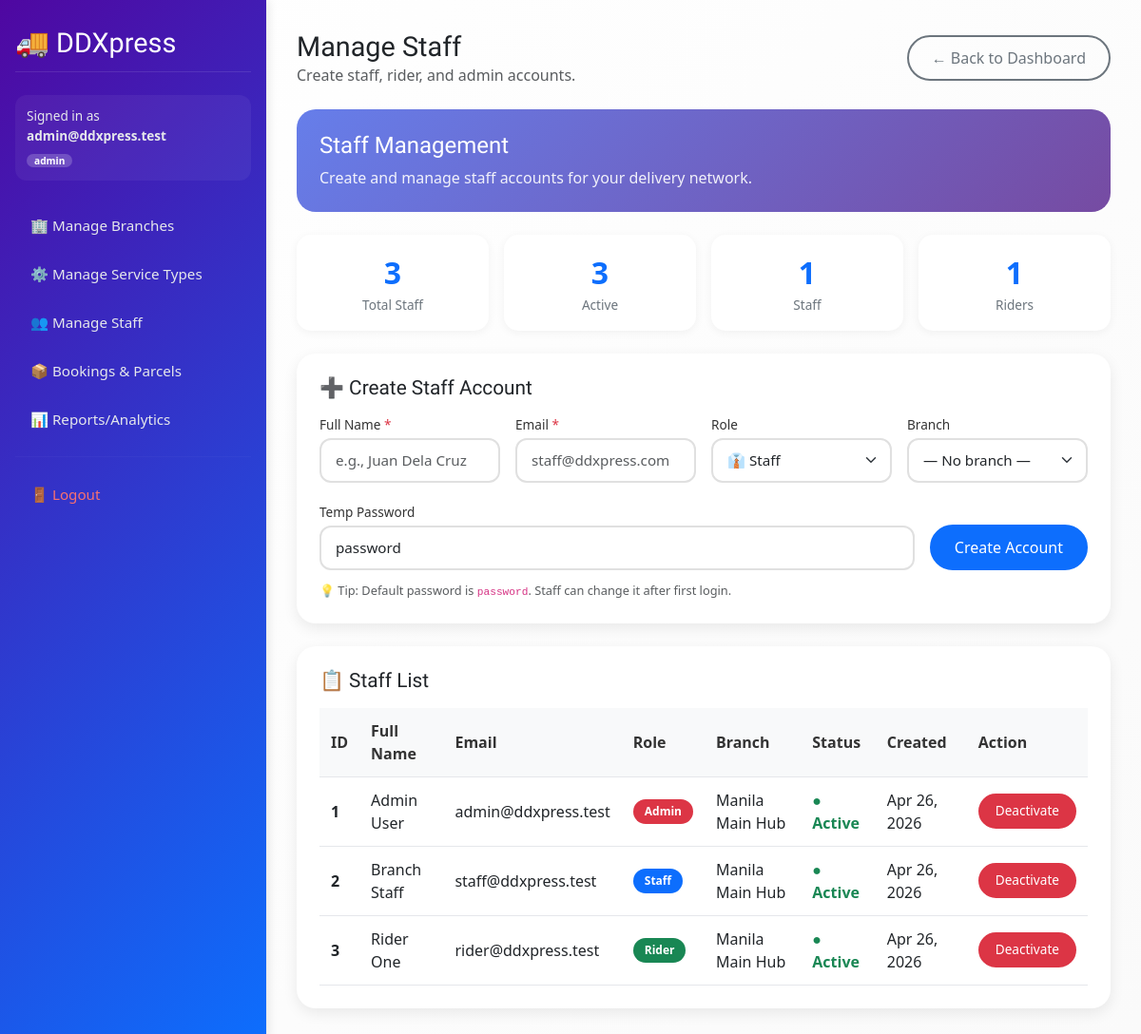
The app's page /admin/staff.php (signed in) with its own data.
### tables this page shows
CREATE TABLE staff (
  id INT AUTO_INCREMENT PRIMARY KEY,
  full_name VARCHAR(120) NOT NULL,
  email VARCHAR(190) NOT NULL UNIQUE,
  password_hash VARCHAR(255) NOT NULL,
  staff_role ENUM('staff','rider','admin') NOT NULL,
  branch_id INT NULL,
  is_active TINYINT(1) NOT NULL DEFAULT 1,
  created_at DATETIME NOT NULL DEFAULT CURRENT_TIMESTAMP,
  CONSTRAINT fk_staff_branch FOREIGN KEY (branch_id) REFERENCES branch(id)
);

CREATE TABLE branch (
  id INT AUTO_INCREMENT PRIMARY KEY,
  name VARCHAR(120) NOT NULL,
  address VARCHAR(255) NULL,
  created_at DATETIME NOT NULL DEFAULT CURRENT_TIMESTAMP
);

### includes/util.php (called while the page is built, shortened)
<?php
function h(?string $s): string
{
    return htmlspecialchars($s ?? "", ENT_QUOTES, "UTF-8");
}

### admin/staff.php (the view, shortened to what this page needs)
<?php
require_once("../config/db.php");
require_once("../includes/util.php");
$stmt = $conn->prepare("
    SELECT s.id, s.full_name, s.email, s.staff_role, s.is_active, b.name AS branch_name, s.created_at
    FROM staff s
    LEFT JOIN branch b ON b.id = s.branch_id
    ORDER BY s.id ASC
");
$stmt->execute();
$res = $stmt->get_result();
$rows = $res ? $res->fetch_all(MYSQLI_ASSOC) : [];
?>
<div class="staff-header">
    <div>
        <h1 style="font-family: 'ADLaM Display', serif; font-size: 1.8rem; margin: 0;">Manage Staff</h1>
        <p class="text-muted mb-0">Create staff, rider, and admin accounts.</p>
    </div>
    <a class="btn-back" href="/DDXpress/admin/dashboard.php">← Back to Dashboard</a>
</div>
<div class="welcome-card">
    <h2>Staff Management</h2>
    <p>Create and manage staff accounts for your delivery network.</p>
</div>
<?php
    $totalStaff = 0;
    $totalRiders = 0;
    $totalAdmins = 0;
    $activeCount = 0;
    foreach ($rows as $r) {
        if ($r["staff_role"] === "staff") $totalStaff++;
        elseif ($r["staff_role"] === "rider") $totalRiders++;
        elseif ($r["staff_role"] === "admin") $totalAdmins++;
        if ($r["is_active"] == 1) $activeCount++;
    }
?>
<div class="stats-grid">
    <div class="stat-box">
        <div class="stat-number"><?= count($rows) ?></div>
        <div class="stat-label">Total Staff</div>
    </div>
    <div class="stat-box">
        <div class="stat-number"><?= $activeCount ?></div>
        <div class="stat-label">Active</div>
    </div>
    <div class="stat-box">
        <div class="stat-number"><?= $totalStaff ?></div>
        <div class="stat-label">Staff</div>
    </div>
    <div class="stat-box">
        <div class="stat-number"><?= $totalRiders ?></div>
        <div class="stat-label">Riders</div>
    </div>
</div>
<div class="form-card">
    <h3>➕ Create Staff Account</h3>
    <form method="post">
        <div class="row-flex">
            <div class="flex-grow">
                <label class="form-label">Full Name <span class="required-star">*</span></label>
                <input class="form-control" type="text" name="full_name" placeholder="e.g., Juan Dela Cruz" required>
            </div>
            <div class="flex-grow">
                <label class="form-label">Email <span class="required-star">*</span></label>
                <input class="form-control" type="email" name="email" placeholder="staff@ddxpress.com" required>
            </div>
            <div class="flex-grow">
                <label class="form-label">Role</label>
                <select class="form-select" name="staff_role">
                    <option value="staff">👔 Staff</option>
                </select>
            </div>
            <div class="flex-grow">
                <label class="form-label">Branch</label>
                <select class="form-select" name="branch_id">
                    <option value="0">— No branch —</option>
                </select>
            </div>
            <div class="flex-grow">
                <label class="form-label">Temp Password</label>
                <input class="form-control" type="text" name="password" value="password">
            </div>
            <div>
                <button class="btn-pill" type="submit" style="margin-top: 28px;">Create Account</button>
            </div>
        </div>
    </form>
    <div class="text-muted" style="margin-top: 0.75rem; font-size: 0.8rem;">
        💡 Tip: Default password is <code>password</code>. Staff can change it after first login.
    </div>
</div>
<div class="staff-card">
    <h3>📋 Staff List</h3>
    <?php if (empty($rows)): ?>
        <div class="text-muted text-center py-4">
            <p>No staff accounts found. Create your first staff account using the form above.</p>
        </div>
    <?php else: ?>
        <div class="table-responsive">
            <table class="staff-table">
                <thead>
                    <tr>
                        <th>ID</th>
                        <th>Full Name</th>
                        <th>Email</th>
                        <th>Role</th>
                        <th>Branch</th>
                        <th>Status</th>
                        <th>Created</th>
                        <th>Action</th>
                    </tr>
                </thead>
                <tbody>
                    <?php foreach ($rows as $r): ?>
                        <tr>
                            <td><strong><?= (int)$r["id"] ?></strong></td>
                            <td><?= h($r["full_name"]) ?></td>
                            <td><?= h($r["email"]) ?></td>
                            <td>
                                <span class="role-badge role-<?= h($r["staff_role"]) ?>">
                                    <?= ucfirst(h($r["staff_role"])) ?>
                                </span>
                            </td>
                            <td><?= h($r["branch_name"] ?? "—") ?></td>
                            <td>
                                <?php if ((int)$r["is_active"] === 1): ?>
                                    <span class="status-active">● Active</span>
                                <?php else: ?>
                                    <span class="status-inactive">● Inactive</span>
                                <?php endif; ?>
                            </td>
                            <td><?= date('M d, Y', strtotime($r["created_at"])) ?></td>
                            <td>
                                <?php if ((int)$r["is_active"] === 1): ?>
                                    <form method="post" onsubmit="return confirm('Are you sure you want to deactivate <?= h($r["full_name"]) ?>?');">
                                        <button class="btn-danger" type="submit">Deactivate</button>
                                    </form>
                                <?php else: ?>
                                    <span class="text-muted">—</span>
                                <?php endif; ?>
                             </td>
                         </tr>
                    <?php endforeach; ?>
                </tbody>
            </table>
        </div>
    <?php endif; ?>
</div>
<?php
include("../layout/layout.php");
?>

### layout/layout.php (style rules this page uses)
* { margin: 0; padding: 0; box-sizing: border-box; }
body { background: linear-gradient(135deg, #ffffff 0%, #fafafa 100%); min-height: 100vh; font-family: 'Segoe UI', Tahoma, Geneva, Verdana, sans-serif; }
h1, h2, h3, h4, h5, h6 { font-family: 'ADLaM Display', serif; }

### admin/staff.php (style rules this page uses)
.staff-header { display: flex; justify-content: space-between; align-items: center; margin-bottom: 1.5rem; }
.welcome-card { background: linear-gradient(135deg, #667eea, #764ba2); border-radius: 20px; padding: 1.5rem; color: white; margin-bottom: 1.5rem; }
.welcome-card h2 { font-family: 'ADLaM Display', serif; margin: 0; font-size: 1.5rem; }
.welcome-card p { margin: 0.5rem 0 0; opacity: 0.9; }
.stats-grid { display: grid; grid-template-columns: repeat(auto-fit, minmax(200px, 1fr)); gap: 1rem; margin-bottom: 1.5rem; }
.stat-box { background: white; border-radius: 15px; padding: 1rem; text-align: center; box-shadow: 0 2px 10px rgba(0, 0, 0, 0.05); }
.stat-number { font-size: 2rem; font-weight: 700; color: #0d6efd; }
.stat-label { color: #6c757d; font-size: 0.85rem; }
.form-card { background: white; border-radius: 20px; padding: 1.5rem; box-shadow: 0 5px 15px rgba(0, 0, 0, 0.08); margin-bottom: 1.5rem; }
.form-card h3 { font-family: 'ADLaM Display', serif; font-size: 1.3rem; margin-bottom: 1rem; }
.staff-card { background: white; border-radius: 20px; padding: 1.5rem; box-shadow: 0 5px 15px rgba(0, 0, 0, 0.08); }
.staff-card h3 { font-family: 'ADLaM Display', serif; font-size: 1.3rem; margin-bottom: 1rem; }
.form-label { font-weight: 500; margin-bottom: 0.25rem; display: block; color: #333; font-size: 0.85rem; }
.form-control, .form-select { width: 100%; padding: 10px 15px; border: 2px solid #e0e0e0; border-radius: 12px; font-size: 0.95rem; transition: all 0.3s; }
.required-star { color: #dc3545; }
.btn-pill { padding: 10px 24px; border-radius: 30px; text-decoration: none; font-weight: 500; transition: all 0.3s; border: 2px solid #0d6efd; display: inline-block; background: #0d6efd; color: white; cursor: pointer; }
.btn-danger { padding: 6px 16px; border-radius: 30px; text-decoration: none; font-weight: 500; transition: all 0.3s; border: 2px solid #dc3545; display: inline-block; background: #dc3545; color: white; font-size: 0.85rem; cursor: pointer; }
.btn-back { padding: 10px 24px; border-radius: 30px; text-decoration: none; font-weight: 500; transition: all 0.3s; border: 2px solid #6c757d; display: inline-block; background: transparent; color: #6c757d; }
.table-responsive { overflow-x: auto; }
table { width: 100%; border-collapse: collapse; }
th, td { padding: 12px; text-align: left; border-bottom: 1px solid #e5e7eb; }
th { background: #f8f9fa; font-weight: 600; color: #333; }
.role-badge { display: inline-block; padding: 4px 12px; border-radius: 50px; font-size: 0.75rem; font-weight: 600; }
.role-admin { background: #dc3545; color: #fff; }
.role-staff { background: #0d6efd; color: #fff; }
.role-rider { background: #198754; color: #fff; }
.status-active { color: #198754; font-weight: 600; }
.row-flex { display: flex; flex-wrap: wrap; gap: 1rem; align-items: flex-end; }
.flex-grow { flex: 1; min-width: 180px; }

### records on screen
staff: id "1", full_name "Admin User", email "admin@ddxpress.test", staff_role "Admin", branch.name "Manila Main Hub", is_active "● Active", created_at "Apr 26, 2026"
staff: id "2", full_name "Branch Staff", email "staff@ddxpress.test", staff_role "Staff", branch.name "Manila Main Hub", is_active "● Active", created_at "Apr 26, 2026"
staff: id "3", full_name "Rider One", email "rider@ddxpress.test", staff_role "Rider", branch.name "Manila Main Hub", is_active "● Active", created_at "Apr 26, 2026"

### other values on screen
$email "admin@ddxpress.test"
$role "admin"
count($rows) "3"
$activeCount "3"
$totalStaff "1"
$totalRiders "1"
